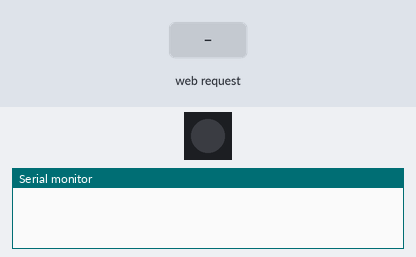
Bench run of a program on a simulated ESP32. Parts: 1 RGB LEDs in strip order, left to right, the last lines printed to the serial monitor. Inputs (shaded band) come from the test bench. Dim RGB values are drawn brighter than linear; WiFi joins after 1.5 s; servers stay silent unless stated; EEPROM starts erased.

Above: at 1.2 s.
1.3 s: HTTP request GET /rgb?r=120 received
At 2.5 s:
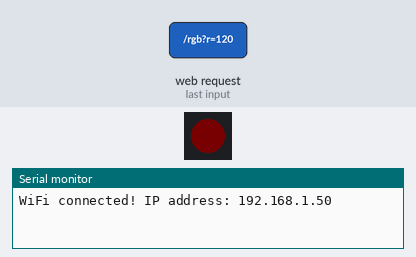
2.8 s: HTTP request GET /rgb?g=120 received
At 3.7 s:
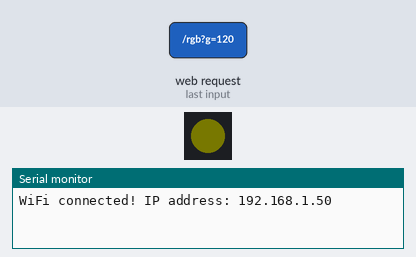
4.3 s: HTTP request GET /rgb?r=1 received
At 4.8 s:
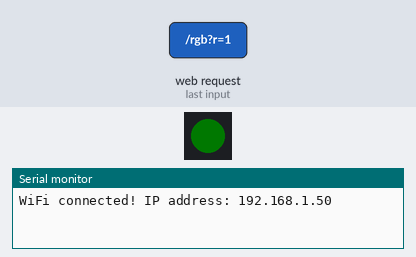
5.8 s: HTTP request GET /rgb?b=120 received
At 7.0 s:
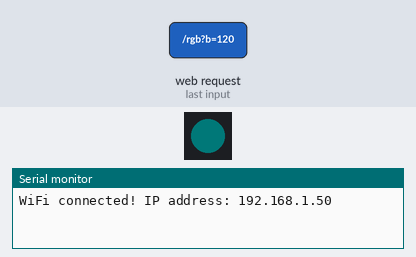
7.3 s: HTTP request GET /rgb?g=1 received
At 8.1 s:
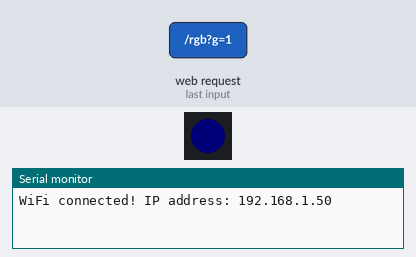
8.8 s: HTTP request GET /rgb?r=120&g=120&b=120 received
At 9.3 s:
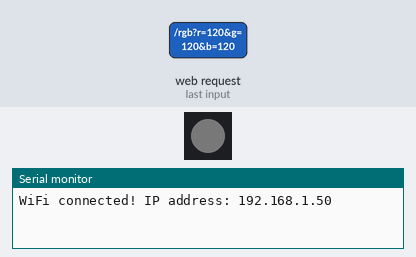
Timing chart, 0 to 11.3 s (numbered marks = the images above; inputs shaded):
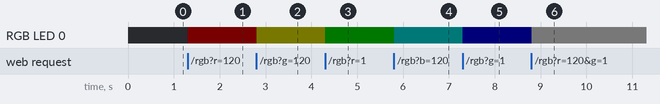

Measured:
- after the input at 1.3 s, RGB LED 0: off → RGB(2, 0, 0) at once
- after the input at 2.8 s, RGB LED 0: RGB(2, 0, 0) → RGB(2, 2, 0) at once
- after the input at 4.3 s, RGB LED 0: RGB(2, 2, 0) → RGB(0, 2, 0) at once
- after the input at 5.8 s, RGB LED 0: RGB(0, 2, 0) → RGB(0, 2, 2) at once
- after the input at 7.3 s, RGB LED 0: RGB(0, 2, 2) → RGB(0, 0, 2) at once
- after the input at 8.8 s, RGB LED 0: RGB(0, 0, 2) → RGB(2, 2, 2) at once

The program:

main.cpp
```cpp
#include <Arduino.h>
#include <FastLED.h>

#include <WiFi.h>
#include <WebServer.h>

#include <Preferences.h>
Preferences preferences;

WebServer server(80);
IPAddress serverIP(192, 168, 178, 52);
IPAddress static_GW(192, 168, 178, 1);
IPAddress static_SN(255, 255, 255, 0);

#define NUM_LEDS 1
#define DATA_PIN 13

// Define the array of leds
CRGB leds[NUM_LEDS];
void WiFiEvent(WiFiEvent_t event)
{
  switch (event)
  {
  case SYSTEM_EVENT_STA_GOT_IP:
    //When connected set
    Serial.print("WiFi connected! IP address: ");
    Serial.println(WiFi.localIP());
    //initializes the UDP state
    //This initializes the transfer buffer
    break;
  case SYSTEM_EVENT_STA_DISCONNECTED:
    Serial.println("WiFi lost connection");
    break;
  default:
    break;
  }
}
const char *ssid = "Salami";
const char *pw = "ckqc-go05-m2kn";

String get_hall(int num_samples)
{
  int avg = 0;
  int max = 0;
  int min = 0;
  for (size_t i = 0; i < num_samples; i++)
  {
    // hall += String(hallRead()) + "\n";
    int reading = hallRead();
    if (reading > max)
      max = reading;
    if (reading < min)
      min = reading;
    avg += hallRead();
    // ets_delay_us(10);
  }
  float res = float(avg) / float(num_samples);
  return String(res) + " " + String(min) + " " + String(max);
}

void setup()
{
  Serial.begin(115200);
  WiFi.mode(WIFI_STA);
  WiFi.disconnect(true);

  preferences.begin("shortcut", false);

  // WiFi.config(serverIP, static_GW, static_SN);
  //register event handler
  WiFi.onEvent(WiFiEvent);

  //Initiate connection
  WiFi.begin(ssid, pw);

  server.on("/", []()
            { server.send(200, "text/plain", "hello from esp32!"); });

  server.on("/rgb", []()
            {
              if (server.hasArg("r"))
              {
                int r = server.arg("r").toInt();
                leds[0].r = r;
                preferences.putUChar("r", r);
              }
              if (server.hasArg("g"))
              {
                int g = server.arg("g").toInt();
                leds[0].g = g;
                preferences.putUChar("g", g);
              }
              if (server.hasArg("b"))
              {
                int b = server.arg("b").toInt();
                leds[0].b = b;
                preferences.putUChar("b", b);
              }
              server.send(200, "text/plain", String(leds[0].r) + " " + String(leds[0].g) + " " + String(leds[0].b));
            });

  server.on("/brightness", []()
            {
              if (server.hasArg("brightness"))
              {
                String brightness = server.arg("brightness");
                FastLED.setBrightness(brightness.toInt());
                server.send(200, "text/plain", "brightness set to " + brightness);
                preferences.putUChar("brightness", brightness.toInt());
              }
              server.send(200, "text/plain", "please provide a brightness value");
            });

  server.on("/hall", []()
            {
              if (server.hasArg("num_samples"))
              {
                int num_samples = server.arg("num_samples").toInt();
                String hall = get_hall(num_samples);
                server.send(200, "text/plain", hall);
              }
              else
              {
                server.send(200, "text/plain", get_hall(1000));
              }
            });

  server.onNotFound([]()
                    {
                      Serial.println("Not found!");
                      server.send(404, "text/plain", "404");
                    });

  server.begin();

  FastLED.addLeds<WS2812B, DATA_PIN, GRB>(leds, NUM_LEDS);
  FastLED.setBrightness(preferences.getUChar("brightness", 5));
  leds[0].r = preferences.getUChar("r", 0);
  leds[0].g = preferences.getUChar("g", 0);
  leds[0].b = preferences.getUChar("b", 0);
}

void loop()
{
  server.handleClient();
  // WiFi.disconnect();
  // Serial.println(get_hall(100));
  // WiFi.reconnect();
  FastLED.delay(10);
}
```
